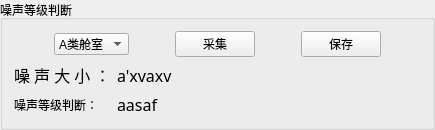
           <widget class="QGroupBox" name="groupBox_3">
            <property name="sizePolicy">
             <sizepolicy hsizetype="Preferred" vsizetype="Fixed">
              <horstretch>0</horstretch>
              <verstretch>0</verstretch>
             </sizepolicy>
            </property>
            <property name="styleSheet">
             <string notr="true">font: 12pt &quot;宋体&quot;;</string>
            </property>
            <property name="title">
             <string>噪声等级判断</string>
            </property>
            <layout class="QFormLayout" name="formLayout_5">
             <item row="1" column="0" colspan="2">
              <layout class="QHBoxLayout" name="horizontalLayout_5">
               <item>
                <spacer name="horizontalSpacer_11">
                 <property name="orientation">
                  <enum>Qt::Horizontal</enum>
                 </property>
                 <property name="sizeHint" stdset="0">
                  <size>
                   <width>40</width>
                   <height>20</height>
                  </size>
                 </property>
                </spacer>
               </item>
               <item>
                <widget class="QComboBox" name="comboBox">
                 <property name="minimumSize">
                  <size>
                   <width>70</width>
                   <height>0</height>
                  </size>
                 </property>
                 <item>
                  <property name="text">
                   <string>A类舱室</string>
                  </property>
                 </item>
                 <item>
                  <property name="text">
                   <string>B类舱室</string>
                  </property>
                 </item>
                 <item>
                  <property name="text">
                   <string>C类舱室</string>
                  </property>
                 </item>
                </widget>
               </item>
               <item>
                <spacer name="horizontalSpacer_12">
                 <property name="orientation">
                  <enum>Qt::Horizontal</enum>
                 </property>
                 <property name="sizeHint" stdset="0">
                  <size>
                   <width>40</width>
                   <height>20</height>
                  </size>
                 </property>
                </spacer>
               </item>
               <item>
                <widget class="QPushButton" name="pushButton">
                 <property name="text">
                  <string>采集</string>
                 </property>
                </widget>
               </item>
               <item>
                <spacer name="horizontalSpacer_13">
                 <property name="orientation">
                  <enum>Qt::Horizontal</enum>
                 </property>
                 <property name="sizeHint" stdset="0">
                  <size>
                   <width>40</width>
                   <height>20</height>
                  </size>
                 </property>
                </spacer>
               </item>
               <item>
                <widget class="QPushButton" name="pushButton_2">
                 <property name="text">
                  <string>保存</string>
                 </property>
                </widget>
               </item>
               <item>
                <spacer name="horizontalSpacer_14">
                 <property name="orientation">
                  <enum>Qt::Horizontal</enum>
                 </property>
                 <property name="sizeHint" stdset="0">
                  <size>
                   <width>40</width>
                   <height>20</height>
                  </size>
                 </property>
                </spacer>
               </item>
              </layout>
             </item>
             <item row="2" column="0">
              <widget class="QLabel" name="label_24">
               <property name="font">
                <font>
                 <family>宋体</family>
                 <pointsize>12</pointsize>
                 <weight>50</weight>
                 <italic>false</italic>
                 <bold>false</bold>
                </font>
               </property>
               <property name="styleSheet">
                <string notr="true">QLabel{
    border-width:0;
    border-style:outset;
	font: 12pt &quot;宋体&quot;;
}</string>
               </property>
               <property name="text">
                <string>噪 声 大 小 ：</string>
               </property>
              </widget>
             </item>
             <item row="2" column="1">
              <widget class="QLabel" name="label_25">
               <property name="font">
                <font>
                 <family>宋体</family>
                 <pointsize>12</pointsize>
                 <weight>50</weight>
                 <italic>false</italic>
                 <bold>false</bold>
                </font>
               </property>
               <property name="styleSheet">
                <string notr="true">QLabel{
    border-width:0;
    border-style:outset;
	font: 12pt &quot;宋体&quot;;
}</string>
               </property>
               <property name="text">
                <string>a'xvaxv</string>
               </property>
              </widget>
             </item>
             <item row="4" column="0">
              <widget class="QLabel" name="label_22">
               <property name="styleSheet">
                <string notr="true">QLabel{
    border-width:0;
    border-style:outset;
	font: 12pt &quot;宋体&quot;;
}</string>
               </property>
               <property name="text">
                <string>噪声等级判断：</string>
               </property>
              </widget>
             </item>
             <item row="4" column="1">
              <widget class="QLabel" name="label_23">
               <property name="font">
                <font>
                 <family>宋体</family>
                 <pointsize>12</pointsize>
                 <weight>50</weight>
                 <italic>false</italic>
                 <bold>false</bold>
                </font>
               </property>
               <property name="styleSheet">
                <string notr="true">QLabel{
    border-width:0;
    border-style:outset;
	font: 12pt &quot;宋体&quot;;
}</string>
               </property>
               <property name="text">
                <string>aasaf</string>
               </property>
              </widget>
             </item>
            </layout>
           </widget>
